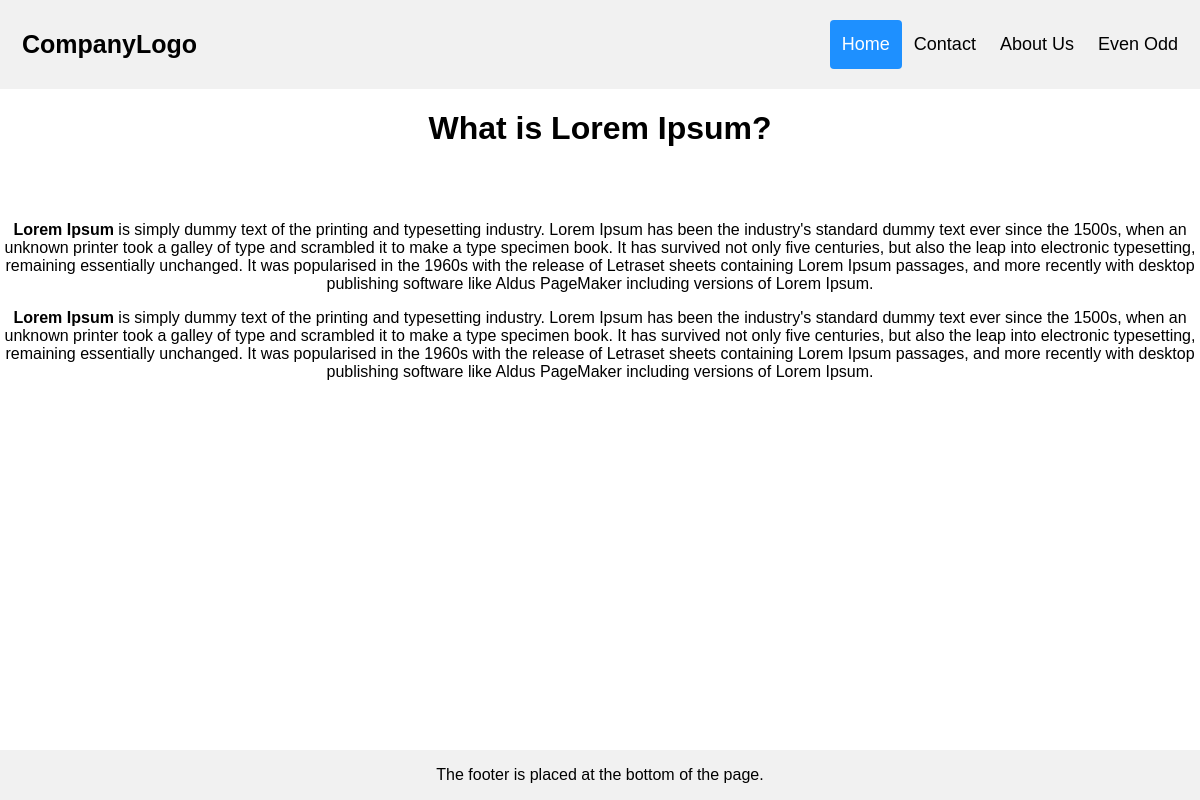
Screenshot of /newsdetails/what-is-lorem-ipsum with the database file from the repository.
### myapp/models.py (models this page shows)
class News(models.Model):
    news_title = models.CharField(max_length=50)
    more_info = HTMLField()
    news_slug = AutoSlugField(populate_from='news_title', unique=True, null=True, default=None)

### myapp/views.py (the view)
# urls.py: path('newsdetails/<slug>', views.newsdetails, name='newsdetails')
def newsdetails(request, slug):   # should be slug keyword as argument
    news_detail = News.objects.get(news_slug=slug)
    context = {
        'news_detail': news_detail
    }
    return render(request, 'newsdetails.html', context)

### templates/newsdetails.html
{% include 'includes/header.html' %}
{% block content %}
<center>
<h1>{{news_detail.news_title}}</h1><br><br>
{{news_detail.more_info | safe }}
</center>
{% endblock %}
{% include 'includes/footer.html' %}

### templates/includes/header.html (style rules this page uses)
* { box-sizing: border-box; }
body { margin: 0; font-family: Arial, Helvetica, sans-serif; }

### rows the page displays
News: news_title "What is Lorem Ipsum?", more_info "Lorem Ipsum is simply dummy text of the printing and typesetting industry. Lorem Ipsum has been the industry's standard dummy text ever since the 1500s, when an unknown printer took a galley of type and scrambled it to make a type specimen book. It has survived not only five centuries, but also the leap into electronic typesetting, remaining essentially unchanged. It was popularised in the 1960s with the release of Letraset sheets containing Lorem Ipsum passages, and more recently with desktop publishing software like Aldus PageMaker including versions of Lorem Ipsum. Lorem Ipsum is simply dummy text of the printing and typesetting industry. Lorem Ipsum has been the industry's standard…"
